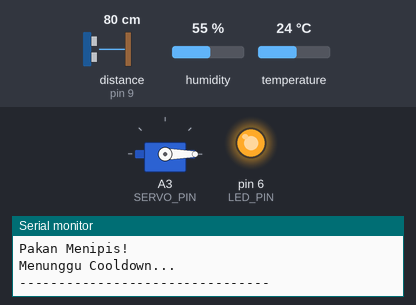
Bench run of a sketch on a simulated Arduino Uno, built with avr-gcc and run on an emulated ATmega328P. Parts: servo, output pins drawn as LEDs (lit = HIGH), the last lines printed to the serial monitor. Wiring (inferred from the names in the program): ultrasonic range finder: trigger pin 10; echo pin 9. The test bench sets the inputs (shaded band); at power-on: temperature 24 °C, distance to the obstacle (sensor on pin 9) 80 cm, humidity 55 %. The echo pulse lasts 58.3 µs per cm; pins used as bus, display or sensor lines are not drawn.

Above: at 3.0 s.
3.1 s: temperature set to 31 °C
6.3 s: temperature set to 34 °C
At 12.4 s:
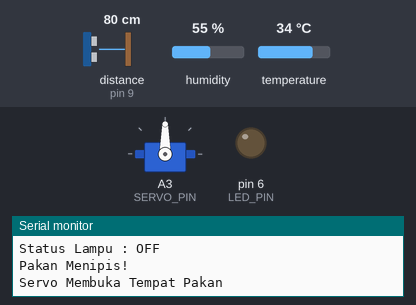
16.7 s: temperature set to 12 °C
At 18.0 s:
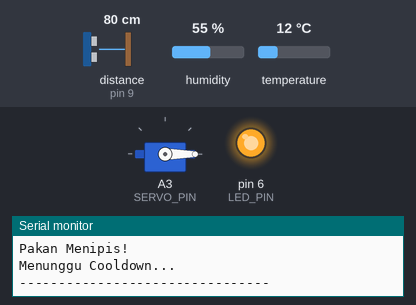
19.9 s: distance to the obstacle (sensor on pin 9) set to 13 cm
At 20.7 s:
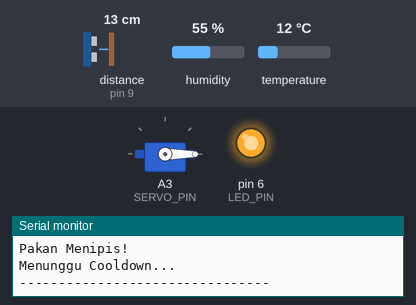
25.0 s: distance to the obstacle (sensor on pin 9) set to 17 cm
At 27.5 s:
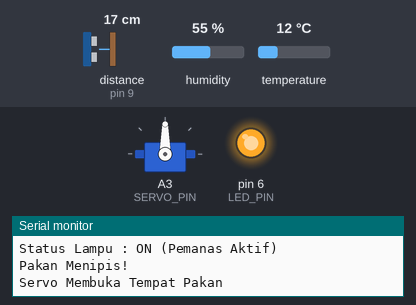
Timing chart, 0 to 29.6 s (numbered marks = the images above; inputs shaded):
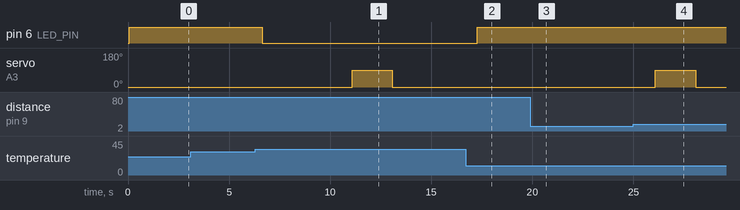

The sketch:

smartAgri.ino
```cpp
#include <DHT.h>
#include <Servo.h>

#define DHTPIN 4
#define DHTTYPE DHT11

#define TRIG_PIN 10
#define ECHO_PIN 9

#define LED_PIN 6
#define SERVO_PIN A3

DHT dht(DHTPIN, DHTTYPE);
Servo feederServo;

const float suhuMinimum = 33.0; // suhu kandang minimum

const int batasPakan = 15;      // cm
bool sedangMemberiPakan = false;

unsigned long lastFeedTime = 0;
const unsigned long feedCooldown = 10000; // 10 detik

float bacaJarak()
{
  digitalWrite(TRIG_PIN, LOW);
  delayMicroseconds(2);

  digitalWrite(TRIG_PIN, HIGH);
  delayMicroseconds(10);

  digitalWrite(TRIG_PIN, LOW);

  long duration = pulseIn(ECHO_PIN, HIGH);

  float distance = duration * 0.034 / 2;

  return distance;
}

void setup()
{
  Serial.begin(9600);

  pinMode(TRIG_PIN, OUTPUT);
  pinMode(ECHO_PIN, INPUT);
  pinMode(LED_PIN, OUTPUT);

  dht.begin();

  feederServo.attach(SERVO_PIN);
  feederServo.write(0);

  Serial.println("================================");
  Serial.println("SMART FARM SYSTEM STARTED");
  Serial.println("================================");
}

void loop()
{
  float suhu = dht.readTemperature();
  float kelembapan = dht.readHumidity();

  if (isnan(suhu) || isnan(kelembapan))
  {
    Serial.println("Gagal membaca DHT11!");
    delay(2000);
    return;
  }

  if (suhu < suhuMinimum)
  {
    digitalWrite(LED_PIN, HIGH);
  }
  else
  {
    digitalWrite(LED_PIN, LOW);
  }

  float jarakPakan = bacaJarak();

  Serial.println("--------------------------------");
  Serial.print("Suhu        : ");
  Serial.print(suhu);
  Serial.println(" C");

  Serial.print("Kelembapan  : ");
  Serial.print(kelembapan);
  Serial.println(" %");

  Serial.print("Jarak Pakan : ");
  Serial.print(jarakPakan);
  Serial.println(" cm");

  if (suhu < suhuMinimum)
  {
    Serial.println("Status Lampu : ON (Pemanas Aktif)");
  }
  else
  {
    Serial.println("Status Lampu : OFF");
  }

  if (jarakPakan > batasPakan)
  {
    Serial.println("Pakan Menipis!");

    if (millis() - lastFeedTime > feedCooldown)
    {
      Serial.println("Servo Membuka Tempat Pakan");

      feederServo.write(90);
      delay(2000);

      Serial.println("Servo Menutup Tempat Pakan");

      feederServo.write(0);

      lastFeedTime = millis();
    }
    else
    {
      Serial.println("Menunggu Cooldown...");
    }
  }
  else
  {
    Serial.println("Stok Pakan Masih Aman");
  }

  Serial.println("--------------------------------\n");

  delay(2000);
}
```

Measured:
- the behaviour switches between 32 and 33 °C on temperature (found by bisection; images 0 and 1)
- the behaviour switches between 15 and 16 cm on distance to the obstacle (sensor on pin 9) (found by bisection; images 3 and 4)
- after the input at 6.3 s, pin 6 (LED_PIN): HIGH → LOW after 0.34 s
- after the input at 16.7 s, pin 6 (LED_PIN): LOW → HIGH after 0.57 s
- after the input at 19.9 s, servo on A3 (SERVO_PIN): stays 0° (without the input it goes to 90° after 4.0 s)
- after the input at 25.0 s, servo on A3 (SERVO_PIN): 0° → 90° after 1.1 s, → 0° 2.0 s later
